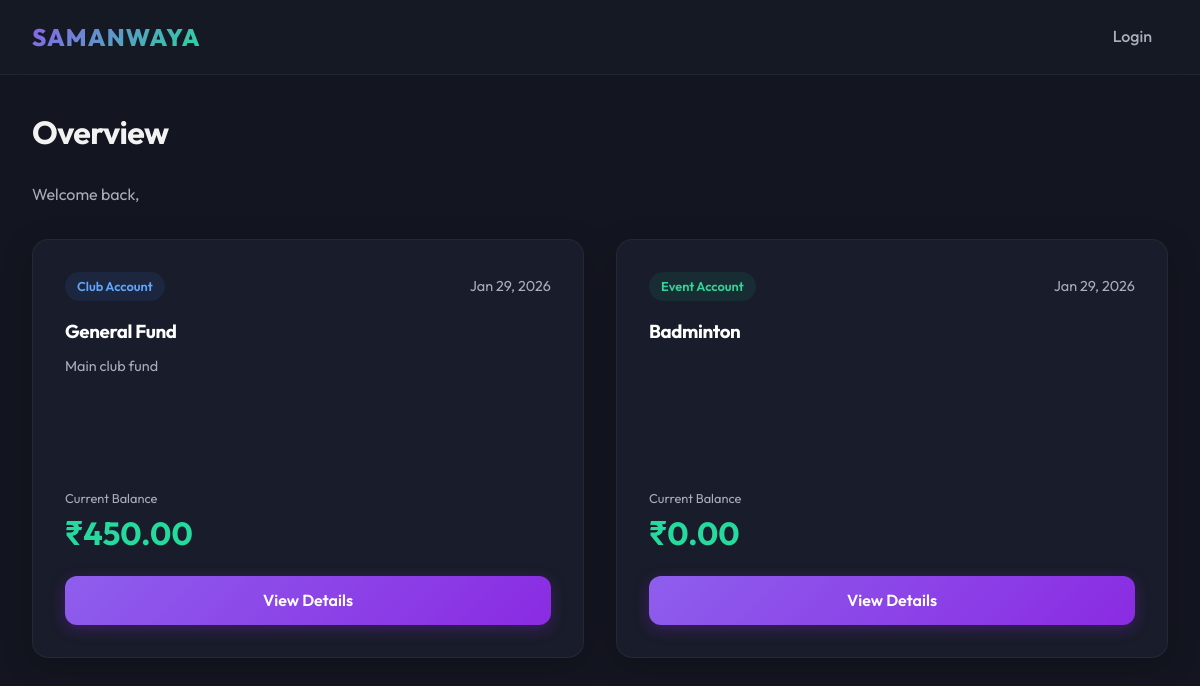
The page / on the database its author committed.
### core/models.py (models this page shows, shortened)
class Account(models.Model):
    TYPE_CHOICES = (
        ('club', 'Club Account'),
        ('event', 'Event Account'),
    )
    name = models.CharField(max_length=100)
    description = models.TextField(blank=True)
    account_type = models.CharField(max_length=10, choices=TYPE_CHOICES, default='club')
    created_at = models.DateTimeField(auto_now_add=True)
    @property
    def balance(self):
        credits = self.transactions.filter(transaction_type='credit').aggregate(Sum('amount'))['amount__sum'] or 0
        debits = self.transactions.filter(transaction_type='debit').aggregate(Sum('amount'))['amount__sum'] or 0
        return credits - debits

### core/views.py (the view)
# urls.py: path('', views.DashboardView.as_view(), name='dashboard'),
class DashboardView(ListView):
    model = Account
    template_name = 'core/dashboard.html'
    context_object_name = 'accounts'

### core/templates/core/dashboard.html (shortened to what this page needs)
{% extends 'core/base.html' %}
{% block content %}
<div style="margin-bottom: 2rem;">
    <h1>Overview</h1>
    <p style="color: var(--text-muted);">Welcome back, {{ user.get_full_name|default:user.username }}</p>
</div>
<div class="dashboard-grid">
    {% for account in accounts %}
    <div class="glass-card" style="display: flex; flex-direction: column; height: 100%;">
        <div class="account-card-header">
            <span class="badge {% if account.account_type == 'club' %}badge-club{% else %}badge-event{% endif %}">
                {{ account.get_account_type_display }}
            </span>
            <span style="font-size: 0.9rem; color: var(--text-muted);">{{ account.created_at|date:"M d, Y" }}</span>
        </div>
        <h3 style="margin-bottom: 0.5rem;">
            <a href="{% url 'account_detail' account.pk %}" style="color: white; text-decoration: none;">
                {{ account.name }}
            </a>
        </h3>
        <p style="color: var(--text-muted); margin-bottom: 1.5rem; font-size: 0.9rem; min-height: 3em;">
            {{ account.description|truncatewords:20 }}
        </p>
        <div style="margin-top: auto; margin-right: 3rem;">
            <p style="font-size: 0.8rem; color: var(--text-muted);">Current Balance</p>
            <div class="balance {% if account.balance >= 0 %}positive{% else %}negative{% endif %}">
                &#8377;{{ account.balance|floatformat:2 }}
            </div>
            <a href="{% url 'account_detail' account.pk %}" class="btn btn-primary"
                style="display: block; width: 100%; margin-top: 1rem; text-align: center;">
                View Details
            </a>
        </div>
    </div>
    {% empty %}
    <div class="glass-card" style="grid-column: 1 / -1; text-align: center; padding: 4rem;">
        <h3>No accounts found</h3>
        <p style="color: var(--text-muted);">Check back later for updates.</p>
    </div>
    {% endfor %}
</div>
{% endblock %}

### core/templates/core/base.html (shortened to what this page needs)
{% load static %}
<!DOCTYPE html>
<html lang="en">
<head>
    <link rel="stylesheet" href="{% static 'css/style.css' %}">
</head>
<body>
    <nav class="navbar">
        <a href="{% url 'dashboard' %}" class="nav-brand">SAMANWAYA</a>
        <div class="nav-links">
            {% if user.is_authenticated %}
            <span class="nav-link">Hello, {{ user.username }}</span>
            {% if user.is_approved %}
            <a href="{% url 'dashboard' %}" class="nav-link">Dashboard</a>
            {% endif %}
            <form action="{% url 'logout' %}" method="post" style="display:inline;">
                {% csrf_token %}
                <button type="submit" class="nav-link"
                    style="background:none; border:none; cursor:pointer;">Logout</button>
            </form>
            {% else %}
            <a href="{% url 'login' %}" class="nav-link">Login</a>
            {% endif %}
        </div>
    </nav>
    <main class="container animate-fade-in">
        {% block content %}
        {% endblock %}
    </main>
</body>
</html>

### static/css/style.css (style rules this page uses)
*, *::before, *::after { box_sizing: border-box; margin: 0; padding: 0; }
:root { --primary-hue: 260; --primary: hsl(var(--primary-hue), 80%, 65%); --primary-dark: hsl(var(--primary-hue), 80%, 55%); --accent: hsl(160, 70%, 50%); --danger: hsl(350, 80%, 60%); --bg-dark: hsl(230, 25%, 10%); --bg-card: hsl(230, 25%, 15%); --text-main: hsl(0, 0%, 95%); --text-muted: hsl(230, 10%, 70%); --grid-gap: 2rem; --border-radius: 12px; }
body { font-family: 'Outfit', 'Inter', sans-serif; background-color: var(--bg-dark); color: var(--text-main); line-height: 1.6; overflow-x: hidden; }
h1, h2, h3, h4, h5, h6 { font-weight: 700; color: var(--text-main); letter-spacing: -0.02em; margin-bottom: 0.75em; }
a { color: var(--primary); text-decoration: none; transition: color 0.3s ease; }
.navbar { background: rgba(23, 26, 38, 0.85); backdrop-filter: blur(12px); position: sticky; top: 0; z-index: 100; padding: 1rem 2rem; display: flex; justify-content: space-between; align-items: center; border-bottom: 1px solid rgba(255, 255, 255, 0.05); }
.nav-brand { font-size: 1.5rem; font-weight: 800; background: linear-gradient(135deg, var(--primary), var(--accent)); -webkit-background-clip: text; -webkit-text-fill-color: transparent; text-transform: uppercase; letter-spacing: 0.05em; }
.nav-links { display: flex; gap: 1.5rem; align-items: center; }
.nav-link { color: var(--text-muted); font-weight: 500; padding: 0.5rem 1rem; border-radius: var(--border-radius); transition: all 0.3s ease; }
.btn { display: inline-block; padding: 0.75rem 1.5rem; border-radius: var(--border-radius); font-weight: 600; cursor: pointer; border: none; transition: transform 0.2s, box-shadow 0.2s; text-align: center; }
.btn-primary { background: linear-gradient(135deg, var(--primary), #8A2BE2); color: white; box-shadow: 0 4px 15px rgba(138, 43, 226, 0.3); }
.container { max-width: 1200px; margin: 0 auto; padding: 2rem; }
.glass-card { background: rgba(30, 34, 50, 0.6); backdrop-filter: blur(16px); border: 1px solid rgba(255, 255, 255, 0.05); border-radius: 16px; padding: 2rem; box-shadow: 0 8px 32px 0 rgba(0, 0, 0, 0.2); transition: transform 0.3s ease; }
.dashboard-grid { display: grid; grid-template-columns: repeat(auto-fit, minmax(300px, 1fr)); gap: 2rem; }
.account-card-header { display: flex; justify-content: space-between; align-items: center; margin-bottom: 1rem; }
.balance { font-size: 2rem; font-weight: 700; }
.balance.positive { color: var(--accent); }
.badge { padding: 0.25rem 0.75rem; border-radius: 20px; font-size: 0.8rem; font-weight: 600; }
.badge-club { background: rgba(59, 130, 246, 0.1); color: #60A5FA; }
.badge-event { background: rgba(16, 185, 129, 0.1); color: #34D399; }
.animate-fade-in { animation: fadeIn 0.6s ease-out forwards; }

### rows shown on the page
Account: account_type "Club Account", created_at "Jan 29, 2026", name "General Fund", description "Main club fund", balance "450.00"
Account: account_type "Event Account", created_at "Jan 29, 2026", name "Badminton", balance "0.00"
